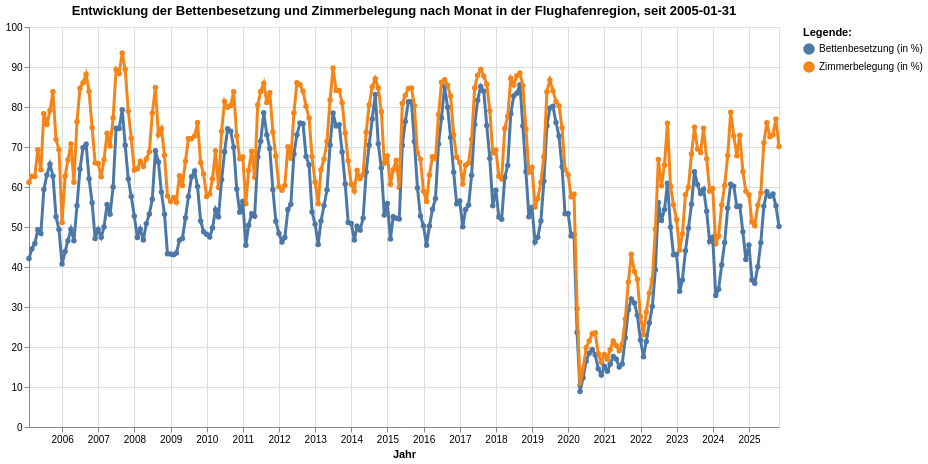

Notebook code for this chart:
### Markdown cell above
#### Entwicklung der Bettenbesetzung und Zimmerbelegung

### Code cell
grafik4 = mypy_dv.plot_altair_multiline_highlight(
    data = data2betested.reset_index().query('Kennzahl == "Zimmerbelegung (in %)" or Kennzahl == "Bettenbesetzung (in %)" ')
    ,x = 'Jahr_Monat_str:T'
    ,y = 'Anzahl:Q'
    ,x_beschriftung = 'Jahr'
    , y_beschriftung = ''
    ,category = "Kennzahl:N"
    ,category_beschriftung= 'Legende:'
    ,warning_status = "ignore" #always or ignore
    ,myTitle="Entwicklung der Bettenbesetzung und Zimmerbelegung nach Monat in der Flughafenregion, seit "+data_min_date
)
grafik4

### Figure 1 — Vega-Lite specification as saved in the notebook (floating-point values rounded to 4 significant figures; data arrays with more than 128 entries replaced by an {"elided": "..."} marker saying what was removed)
{"config": {"view": {"continuousWidth": 300, "continuousHeight": 300}}, "layer": [{"mark": {"type": "circle"}, "encoding": {"color": {"field": "Kennzahl", "legend": {"orient": "right", "title": "Legende:"}, "type": "nominal"}, "opacity": {"value": 1.3}, "tooltip": [{"field": "Jahr_Monat_str", "type": "temporal"}, {"field": "Kennzahl", "type": "nominal"}, {"field": "Anzahl", "type": "quantitative"}], "x": {"axis": {"title": "Jahr"}, "field": "Jahr_Monat_str", "type": "temporal"}, "y": {"axis": {"title": ""}, "field": "Anzahl", "type": "quantitative"}}, "name": "view_4", "title": "Entwicklung der Bettenbesetzung und Zimmerbelegung nach Monat in der Flughafenregion, seit 2005-01-31"}, {"mark": {"type": "line"}, "encoding": {"color": {"field": "Kennzahl", "legend": {"orient": "right", "title": "Legende:"}, "type": "nominal"}, "size": {"condition": {"test": {"not": {"param": "param_4"}}, "value": 1.2}, "value": 3}, "tooltip": [{"field": "Jahr_Monat_str", "type": "temporal"}, {"field": "Kennzahl", "type": "nominal"}, {"field": "Anzahl", "type": "quantitative"}], "x": {"axis": {"title": "Jahr"}, "field": "Jahr_Monat_str", "type": "temporal"}, "y": {"axis": {"title": ""}, "field": "Anzahl", "type": "quantitative"}}, "title": "Entwicklung der Bettenbesetzung und Zimmerbelegung nach Monat in der Flughafenregion, seit 2005-01-31"}], "data": {"name": "data-70206606a0edb923aa940b2735a111bd"}, "height": 400, "params": [{"name": "param_4", "select": {"type": "point", "fields": ["Kennzahl:N"], "nearest": true, "on": "pointerover"}, "views": ["view_4"]}], "width": 750, "$schema": "https://vega.github.io/schema/vega-lite/v5.8.0.json", "datasets": {"data-70206606a0edb923aa940b2735a111bd": {"elided": "500 records"}}}
